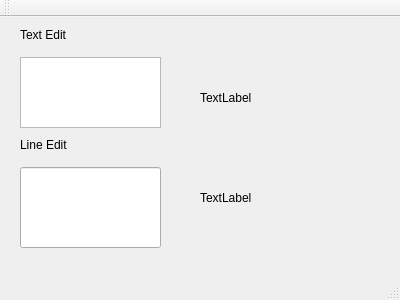
<?xml version="1.0" encoding="UTF-8"?>
<ui version="4.0">
 <class>MainWindow</class>
 <widget class="QMainWindow" name="MainWindow">
  <property name="geometry">
   <rect>
    <x>0</x>
    <y>0</y>
    <width>400</width>
    <height>300</height>
   </rect>
  </property>
  <property name="windowTitle">
   <string>MainWindow</string>
  </property>
  <widget class="QWidget" name="centralWidget">
   <widget class="QTextEdit" name="textEdit">
    <property name="geometry">
     <rect>
      <x>20</x>
      <y>40</y>
      <width>141</width>
      <height>71</height>
     </rect>
    </property>
   </widget>
   <widget class="QLabel" name="label_2">
    <property name="geometry">
     <rect>
      <x>20</x>
      <y>10</y>
      <width>111</width>
      <height>16</height>
     </rect>
    </property>
    <property name="text">
     <string>Text Edit</string>
    </property>
   </widget>
   <widget class="QLineEdit" name="lineEdit">
    <property name="geometry">
     <rect>
      <x>20</x>
      <y>150</y>
      <width>141</width>
      <height>81</height>
     </rect>
    </property>
   </widget>
   <widget class="QLabel" name="label_3">
    <property name="geometry">
     <rect>
      <x>20</x>
      <y>120</y>
      <width>111</width>
      <height>16</height>
     </rect>
    </property>
    <property name="text">
     <string>Line Edit</string>
    </property>
   </widget>
   <widget class="QLabel" name="label_text">
    <property name="geometry">
     <rect>
      <x>200</x>
      <y>50</y>
      <width>141</width>
      <height>61</height>
     </rect>
    </property>
    <property name="text">
     <string>TextLabel</string>
    </property>
   </widget>
   <widget class="QLabel" name="label_line">
    <property name="geometry">
     <rect>
      <x>200</x>
      <y>150</y>
      <width>141</width>
      <height>61</height>
     </rect>
    </property>
    <property name="text">
     <string>TextLabel</string>
    </property>
   </widget>
  </widget>
  <widget class="QMenuBar" name="menuBar">
   <property name="geometry">
    <rect>
     <x>0</x>
     <y>0</y>
     <width>400</width>
     <height>22</height>
    </rect>
   </property>
  </widget>
  <widget class="QToolBar" name="mainToolBar">
   <attribute name="toolBarArea">
    <enum>TopToolBarArea</enum>
   </attribute>
   <attribute name="toolBarBreak">
    <bool>false</bool>
   </attribute>
  </widget>
  <widget class="QStatusBar" name="statusBar"/>
 </widget>
 <layoutdefault spacing="6" margin="11"/>
 <resources/>
 <connections/>
</ui>
